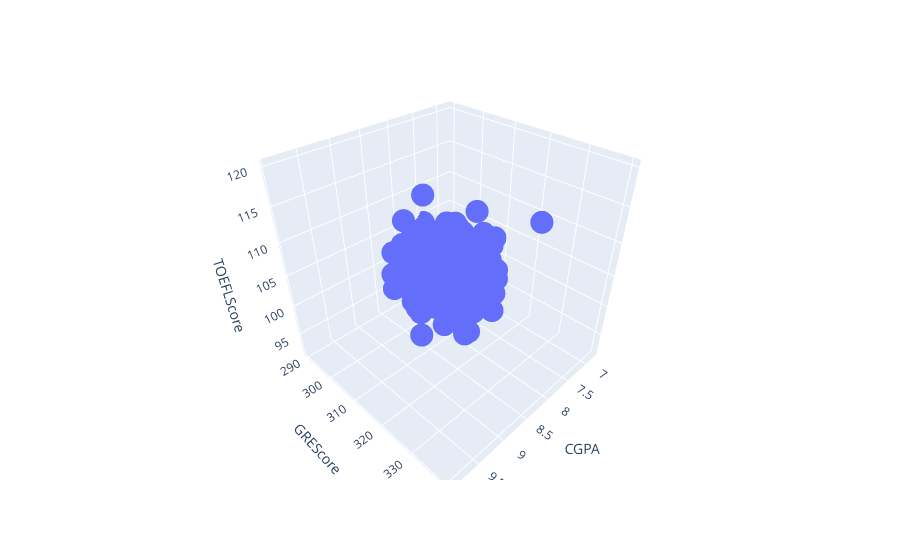

The cell this chart's notebook holds for it:
### Code cell
"""
By generating a 3D scatter plot we can see that CGPA, GREScore and TOEFLScore have a strong correlation with one another.
"""
fig = px.scatter_3d(graduateAdmissions, x="CGPA", y="GREScore", z="TOEFLScore", hover_name="ChanceofAdmit")
fig.show()

### Figure 1 — Plotly figure (JSON) as saved in the notebook; plotly's stock layout.template omitted (floating-point values rounded to 4 significant figures; data arrays with more than 128 entries replaced by an {"elided": "..."} marker saying what was removed)
{"data": [{"hovertemplate": "<b>%{hovertext}</b><br><br>CGPA=%{x}<br>GREScore=%{y}<br>TOEFLScore=%{z}<extra></extra>", "hovertext": {"elided": "400 float values"}, "legendgroup": "", "marker": {"color": "#636efa", "symbol": "circle"}, "mode": "markers", "name": "", "scene": "scene", "showlegend": false, "type": "scatter3d", "x": {"elided": "400 float values"}, "y": {"elided": "400 int values"}, "z": {"elided": "400 int values"}}], "layout": {"legend": {"tracegroupgap": 0}, "margin": {"t": 60}, "scene": {"domain": {"x": [0, 1], "y": [0, 1]}, "xaxis": {"title": {"text": "CGPA"}}, "yaxis": {"title": {"text": "GREScore"}}, "zaxis": {"title": {"text": "TOEFLScore"}}}}}
